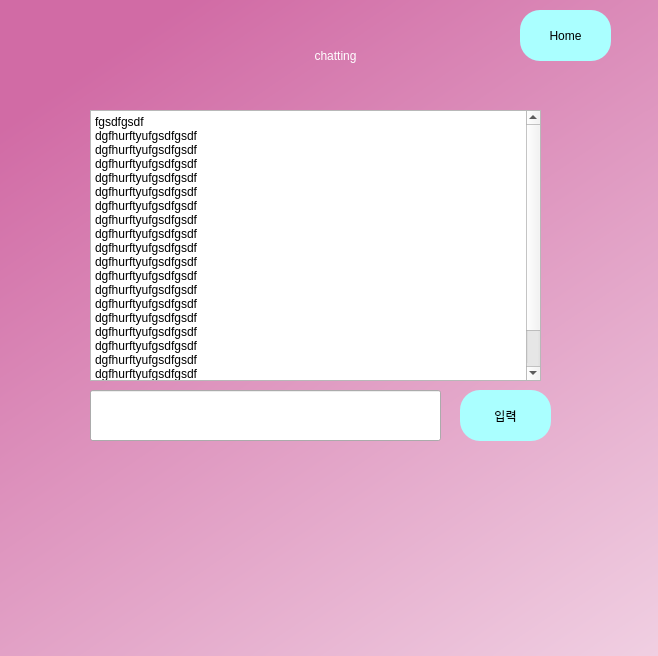
<?xml version="1.0" encoding="UTF-8"?>
<ui version="4.0">
 <class>chattingScreen</class>
 <widget class="QDialog" name="chattingScreen">
  <property name="geometry">
   <rect>
    <x>0</x>
    <y>0</y>
    <width>658</width>
    <height>656</height>
   </rect>
  </property>
  <property name="minimumSize">
   <size>
    <width>658</width>
    <height>656</height>
   </size>
  </property>
  <property name="maximumSize">
   <size>
    <width>658</width>
    <height>656</height>
   </size>
  </property>
  <property name="windowTitle">
   <string>Dialog</string>
  </property>
  <widget class="QWidget" name="bgwidget" native="true">
   <property name="geometry">
    <rect>
     <x>-10</x>
     <y>-20</y>
     <width>1201</width>
     <height>801</height>
    </rect>
   </property>
   <property name="minimumSize">
    <size>
     <width>1201</width>
     <height>801</height>
    </size>
   </property>
   <property name="maximumSize">
    <size>
     <width>1201</width>
     <height>801</height>
    </size>
   </property>
   <property name="styleSheet">
    <string notr="true">QWidget#bgwidget{
background-color:qlineargradient(spread:pad, x1:0.091, y1:0.101636, x2:0.991379, y2:0.977, stop:0 rgba(209, 107, 165, 255), stop:1 rgba(255, 255, 255, 255));}</string>
   </property>
   <widget class="QLabel" name="label">
    <property name="geometry">
     <rect>
      <x>220</x>
      <y>40</y>
      <width>251</width>
      <height>71</height>
     </rect>
    </property>
    <property name="styleSheet">
     <string notr="true">font: 36pt &quot;MS Shell Dlg 2&quot;; color:rgb(255, 255, 255)</string>
    </property>
    <property name="text">
     <string>chatting</string>
    </property>
    <property name="alignment">
     <set>Qt::AlignCenter</set>
    </property>
   </widget>
   <widget class="QLineEdit" name="lineEdit_chatting">
    <property name="geometry">
     <rect>
      <x>100</x>
      <y>410</y>
      <width>351</width>
      <height>51</height>
     </rect>
    </property>
   </widget>
   <widget class="QPushButton" name="button_chatting">
    <property name="geometry">
     <rect>
      <x>470</x>
      <y>410</y>
      <width>91</width>
      <height>51</height>
     </rect>
    </property>
    <property name="styleSheet">
     <string notr="true">border-radius:20px;
background-color: rgb(170, 255, 255);
font: 14pt &quot;MS Shell Dlg 2&quot;;</string>
    </property>
    <property name="text">
     <string>입력</string>
    </property>
   </widget>
   <widget class="QPushButton" name="button_home">
    <property name="geometry">
     <rect>
      <x>530</x>
      <y>30</y>
      <width>91</width>
      <height>51</height>
     </rect>
    </property>
    <property name="styleSheet">
     <string notr="true">border-radius:20px;
background-color: rgb(170, 255, 255);
font: 14pt &quot;MS Shell Dlg 2&quot;;</string>
    </property>
    <property name="text">
     <string>Home</string>
    </property>
   </widget>
   <widget class="QTextEdit" name="listView_chatting">
    <property name="geometry">
     <rect>
      <x>100</x>
      <y>130</y>
      <width>451</width>
      <height>271</height>
     </rect>
    </property>
    <property name="html">
     <string>&lt;!DOCTYPE HTML PUBLIC &quot;-//W3C//DTD HTML 4.0//EN&quot; &quot;http://www.w3.org/TR/REC-html40/strict.dtd&quot;&gt;
&lt;html&gt;&lt;head&gt;&lt;meta name=&quot;qrichtext&quot; content=&quot;1&quot; /&gt;&lt;style type=&quot;text/css&quot;&gt;
p, li { white-space: pre-wrap; }
&lt;/style&gt;&lt;/head&gt;&lt;body style=&quot; font-family:'Gulim'; font-size:9pt; font-weight:400; font-style:normal;&quot;&gt;
&lt;p style=&quot; margin-top:0px; margin-bottom:0px; margin-left:0px; margin-right:0px; -qt-block-indent:0; text-indent:0px;&quot;&gt;fgsdfgsdf&lt;/p&gt;
&lt;p style=&quot; margin-top:0px; margin-bottom:0px; margin-left:0px; margin-right:0px; -qt-block-indent:0; text-indent:0px;&quot;&gt;dgfhurftyufgsdfgsdf&lt;/p&gt;
&lt;p style=&quot; margin-top:0px; margin-bottom:0px; margin-left:0px; margin-right:0px; -qt-block-indent:0; text-indent:0px;&quot;&gt;dgfhurftyufgsdfgsdf&lt;/p&gt;
&lt;p style=&quot; margin-top:0px; margin-bottom:0px; margin-left:0px; margin-right:0px; -qt-block-indent:0; text-indent:0px;&quot;&gt;dgfhurftyufgsdfgsdf&lt;/p&gt;
&lt;p style=&quot; margin-top:0px; margin-bottom:0px; margin-left:0px; margin-right:0px; -qt-block-indent:0; text-indent:0px;&quot;&gt;dgfhurftyufgsdfgsdf&lt;/p&gt;
&lt;p style=&quot; margin-top:0px; margin-bottom:0px; margin-left:0px; margin-right:0px; -qt-block-indent:0; text-indent:0px;&quot;&gt;dgfhurftyufgsdfgsdf&lt;/p&gt;
&lt;p style=&quot; margin-top:0px; margin-bottom:0px; margin-left:0px; margin-right:0px; -qt-block-indent:0; text-indent:0px;&quot;&gt;dgfhurftyufgsdfgsdf&lt;/p&gt;
&lt;p style=&quot; margin-top:0px; margin-bottom:0px; margin-left:0px; margin-right:0px; -qt-block-indent:0; text-indent:0px;&quot;&gt;dgfhurftyufgsdfgsdf&lt;/p&gt;
&lt;p style=&quot; margin-top:0px; margin-bottom:0px; margin-left:0px; margin-right:0px; -qt-block-indent:0; text-indent:0px;&quot;&gt;dgfhurftyufgsdfgsdf&lt;/p&gt;
&lt;p style=&quot; margin-top:0px; margin-bottom:0px; margin-left:0px; margin-right:0px; -qt-block-indent:0; text-indent:0px;&quot;&gt;dgfhurftyufgsdfgsdf&lt;/p&gt;
&lt;p style=&quot; margin-top:0px; margin-bottom:0px; margin-left:0px; margin-right:0px; -qt-block-indent:0; text-indent:0px;&quot;&gt;dgfhurftyufgsdfgsdf&lt;/p&gt;
&lt;p style=&quot; margin-top:0px; margin-bottom:0px; margin-left:0px; margin-right:0px; -qt-block-indent:0; text-indent:0px;&quot;&gt;dgfhurftyufgsdfgsdf&lt;/p&gt;
&lt;p style=&quot; margin-top:0px; margin-bottom:0px; margin-left:0px; margin-right:0px; -qt-block-indent:0; text-indent:0px;&quot;&gt;dgfhurftyufgsdfgsdf&lt;/p&gt;
&lt;p style=&quot; margin-top:0px; margin-bottom:0px; margin-left:0px; margin-right:0px; -qt-block-indent:0; text-indent:0px;&quot;&gt;dgfhurftyufgsdfgsdf&lt;/p&gt;
&lt;p style=&quot; margin-top:0px; margin-bottom:0px; margin-left:0px; margin-right:0px; -qt-block-indent:0; text-indent:0px;&quot;&gt;dgfhurftyufgsdfgsdf&lt;/p&gt;
&lt;p style=&quot; margin-top:0px; margin-bottom:0px; margin-left:0px; margin-right:0px; -qt-block-indent:0; text-indent:0px;&quot;&gt;dgfhurftyufgsdfgsdf&lt;/p&gt;
&lt;p style=&quot; margin-top:0px; margin-bottom:0px; margin-left:0px; margin-right:0px; -qt-block-indent:0; text-indent:0px;&quot;&gt;dgfhurftyufgsdfgsdf&lt;/p&gt;
&lt;p style=&quot; margin-top:0px; margin-bottom:0px; margin-left:0px; margin-right:0px; -qt-block-indent:0; text-indent:0px;&quot;&gt;dgfhurftyufgsdfgsdf&lt;/p&gt;
&lt;p style=&quot; margin-top:0px; margin-bottom:0px; margin-left:0px; margin-right:0px; -qt-block-indent:0; text-indent:0px;&quot;&gt;dgfhurftyufgsdfgsdf&lt;/p&gt;
&lt;p style=&quot; margin-top:0px; margin-bottom:0px; margin-left:0px; margin-right:0px; -qt-block-indent:0; text-indent:0px;&quot;&gt;dgfhurftyufgsdfgsdf&lt;/p&gt;
&lt;p style=&quot; margin-top:0px; margin-bottom:0px; margin-left:0px; margin-right:0px; -qt-block-indent:0; text-indent:0px;&quot;&gt;dgfhurftyufgsdfgsdf&lt;/p&gt;
&lt;p style=&quot; margin-top:0px; margin-bottom:0px; margin-left:0px; margin-right:0px; -qt-block-indent:0; text-indent:0px;&quot;&gt;dgfhurftyu&lt;/p&gt;&lt;/body&gt;&lt;/html&gt;</string>
    </property>
   </widget>
  </widget>
 </widget>
 <resources/>
 <connections/>
</ui>
